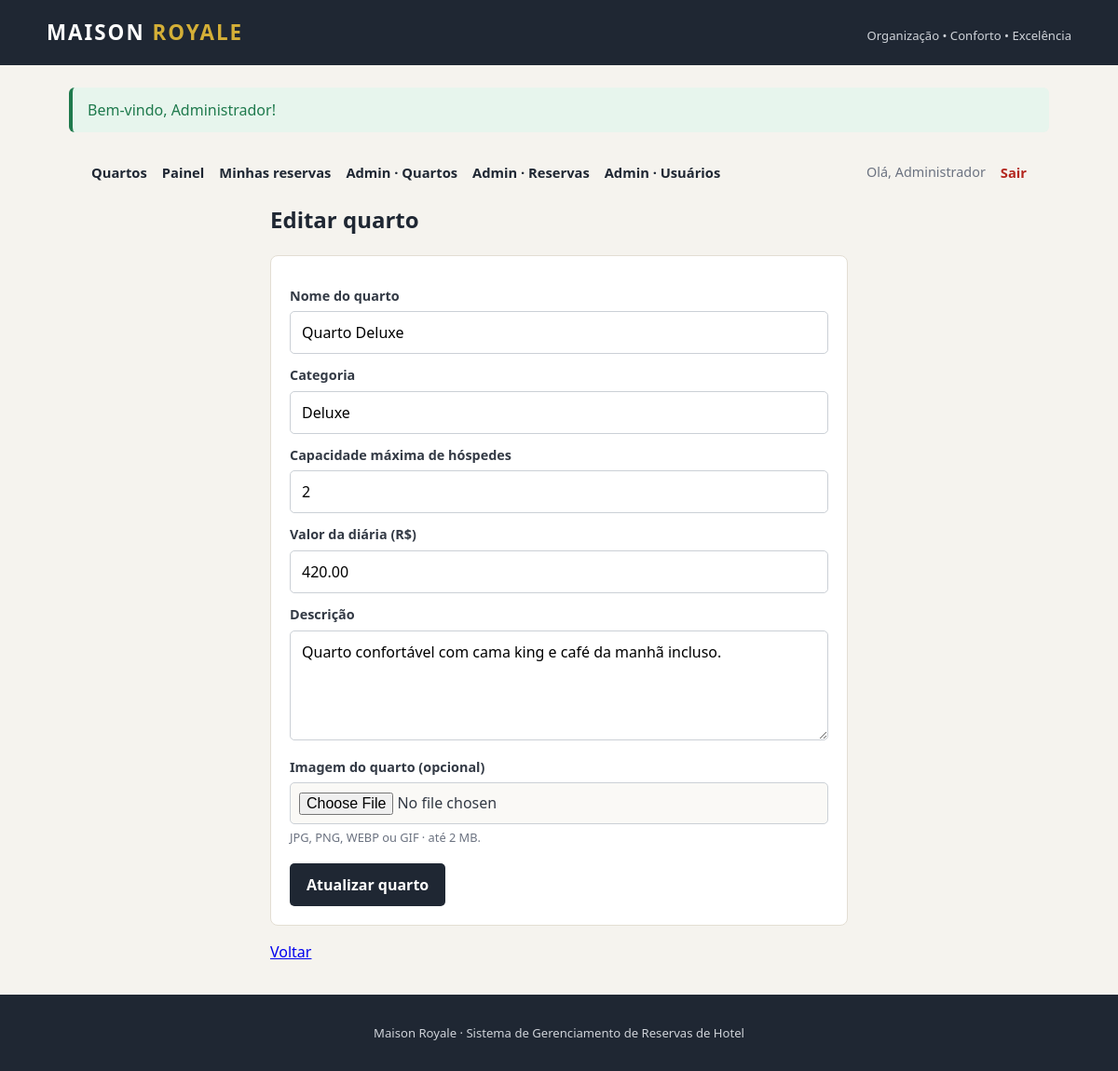
The page /index.php?acao=editar_quarto&id=2 (signed in) on the database its author committed.
### tables this page shows
CREATE TABLE quartos (
    id INT AUTO_INCREMENT PRIMARY KEY,
    nome VARCHAR(100) NOT NULL,
    categoria VARCHAR(80) NOT NULL,
    descricao TEXT,
    capacidade INT NOT NULL,
    preco DECIMAL(10, 2) NOT NULL,
    imagem VARCHAR(255),
    ativo TINYINT(1) NOT NULL DEFAULT 1
);

### app/controllers/QuartoController.php (called while the page is built, shortened)
<?php
require_once __DIR__ . "/../models/Quarto.php";
class QuartoController
{
    private $model;
    public function __construct()
    {
        $this->model = new Quarto();
    }
    public function buscarPorId($id)
    {
        return $this->model->buscarPorId($id);
    }
}

### app/models/Quarto.php (called while the page is built, shortened)
<?php
require_once __DIR__ . "/../../config/database.php";
class Quarto
{
    private $pdo;
    public function __construct()
    {
        global $pdo;
        $this->pdo = $pdo;
    }
    public function buscarPorId($id)
    {
        $sql = "SELECT * FROM quartos WHERE id = ? LIMIT 1";
        $stmt = $this->pdo->prepare($sql);
        $stmt->execute([(int) $id]);
        return $stmt->fetch();
    }
}

### app/views/admin/quarto_form.php (the view, shortened to what this page needs)
<?php
require __DIR__ . "/../layouts/header.php";
require __DIR__ . "/../layouts/menu.php";
$edicao = (bool) $quarto;
?>
<section class="form-card">
    <h1><?= $edicao ? 'Editar quarto' : 'Cadastrar quarto' ?></h1>
    <form method="POST" action="index.php?acao=salvar_quarto" enctype="multipart/form-data">
        <label for="nome">Nome do quarto</label>
        <input type="text" id="nome" name="nome" minlength="3"
               value="<?= $edicao ? e($quarto['nome']) : old('nome') ?>" required>
        <label for="categoria">Categoria</label>
        <input type="text" id="categoria" name="categoria"
               value="<?= $edicao ? e($quarto['categoria']) : old('categoria') ?>" required>
        <label for="capacidade">Capacidade máxima de hóspedes</label>
        <input type="number" id="capacidade" name="capacidade" min="1"
               value="<?= $edicao ? e($quarto['capacidade']) : old('capacidade') ?>" required>
        <label for="preco">Valor da diária (R$)</label>
        <input type="number" id="preco" name="preco" min="0.01" step="0.01"
               value="<?= $edicao ? e(number_format((float) $quarto['preco'], 2, '.', '')) : old('preco') ?>" required>
        <label for="descricao">Descrição</label>
        <textarea id="descricao" name="descricao" rows="4"><?= $edicao ? e($quarto['descricao']) : old('descricao') ?></textarea>
        <label for="imagem">Imagem do quarto (opcional)</label>
        <input type="file" id="imagem" name="imagem" class="input-arquivo"
               accept="image/jpeg,image/png,image/webp,image/gif">
        <small class="ajuda">JPG, PNG, WEBP ou GIF · até 2 MB.</small>
        <button type="submit"><?= $edicao ? 'Atualizar quarto' : 'Cadastrar quarto' ?></button>
    </form>
    <a href="index.php?acao=admin_quartos">Voltar</a>
</section>
<?php require __DIR__ . "/../layouts/footer.php"; ?>

### assets/css/style.css (style rules this page uses)
:root { --escuro: #1f2733; --dourado: #d4af37; --dourado-escuro: #a8892a; --fundo: #f5f3ee; --branco: #ffffff; --texto: #333a45; --sucesso: #1f7a4d; --erro: #b3261e; --borda: #e3ded3; }
* { box-sizing: border-box; }
body { font-family: "Segoe UI", Arial, sans-serif; background: var(--fundo); color: var(--texto); margin: 0; line-height: 1.5; }
h1 { color: var(--escuro); margin-top: 0; }
form { background: var(--branco); padding: 20px; border: 1px solid var(--borda); border-radius: 8px; }
label { display: block; margin-top: 12px; font-weight: 600; font-size: 0.9rem; }
input, select, textarea { width: 100%; padding: 10px 12px; margin-top: 6px; border: 1px solid #cbd0d6; border-radius: 5px; font: inherit; background: var(--branco); }
input[type="file"].input-arquivo { padding: 9px; background: #faf9f6; cursor: pointer; }
.ajuda { display: block; margin-top: 5px; color: #6b7280; font-size: 0.8rem; }
button, .btn { display: inline-block; margin-top: 18px; padding: 11px 18px; background: var(--escuro); color: var(--branco); border: none; border-radius: 5px; text-decoration: none; font: inherit; font-weight: 600; cursor: pointer; }
.auth-card, .form-card, .painel { max-width: 620px; margin: 10px auto; }
.auth-card form, .form-card form { margin-bottom: 16px; }

### rows shown on the page
quartos: nome "Quarto Deluxe", categoria "Deluxe", capacidade "2", preco "420.00", descricao "Quarto confortável com cama king e café da manhã incluso."

### other values the page prints
$flash["texto"] "Bem-vindo, Administrador!"
$_SESSION["nome"] "Administrador"
